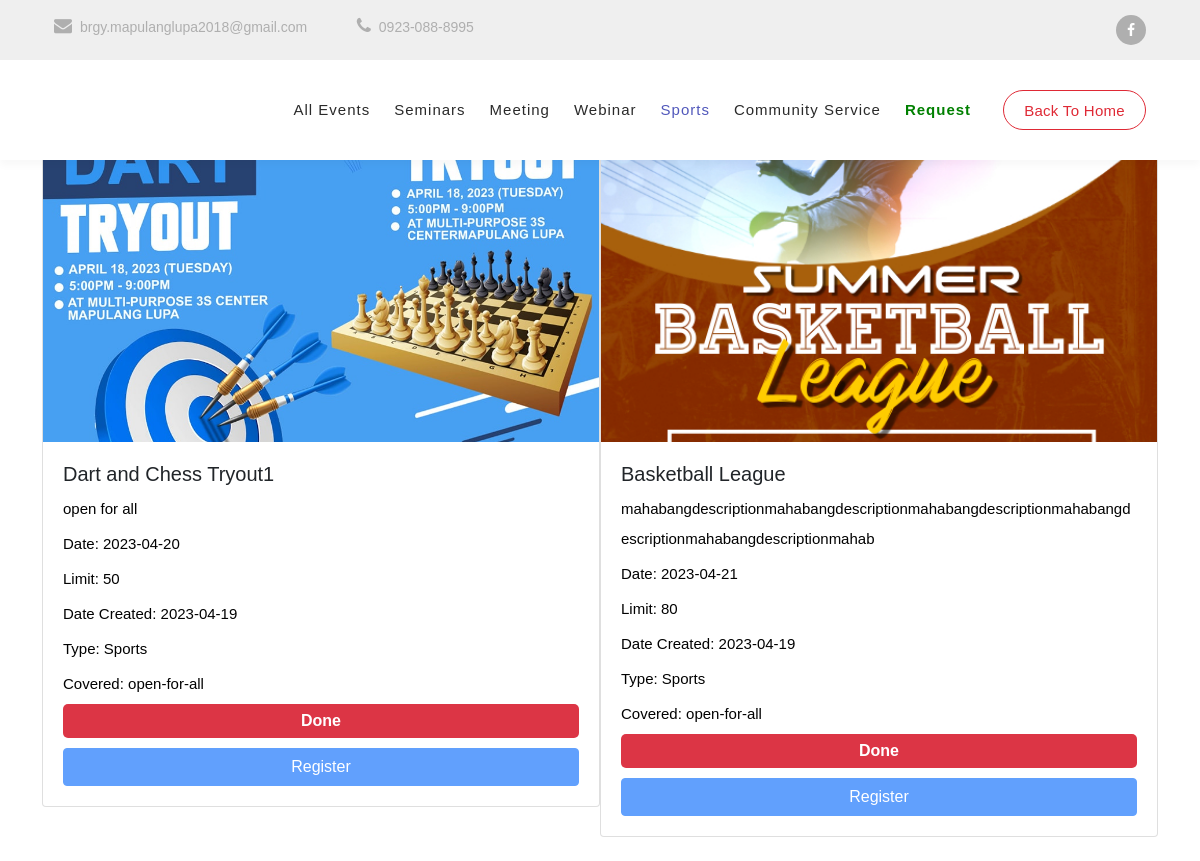
The page /memevent_sports.php on the database its author committed.
### tables this page shows
CREATE TABLE `tbl_event` (
  `event_id` int(11) NOT NULL,
  `event_title` varchar(50) NOT NULL,
  `event_date` date DEFAULT NULL,
  `event_description` varchar(100) DEFAULT NULL,
  `event_poster` blob DEFAULT NULL,
  `event_limit` int(11) DEFAULT NULL,
  `event_DateCreated` date DEFAULT NULL,
  `event_Type` varchar(20) DEFAULT NULL CHECK (`event_Type` in ('Seminars','Meeting','Webinar','Sports','Community Service')),
  `event-covered` enum('residents-only','open-for-all') NOT NULL
);

### memevent_sports.php (the view, shortened to what this page needs)
<?php
    include('db_conn.php');
?>
<!DOCTYPE html>
<html lang="en">
  <head>
    <link href="vendor/bootstrap/css/bootstrap.min.css" rel="stylesheet">
    <link rel="stylesheet" href="assets/css/fontawesome.css">
    <link rel="stylesheet" href="assets/css/templatemo-digimedia-v1.css">
    <link rel="stylesheet" href="assets/css/animated.css">
    <link rel="stylesheet" href="assets/css/owl.css">
  </head>
<body>
  <div class="pre-header">
    <div class="container">
      <div class="row">
        <div class="col-lg-8 col-sm-8 col-7">
          <ul class="info">
            <li><a href="#"><i class="fa fa-envelope"></i>brgy.mapulanglupa2018@gmail.com</a></li>
            <li><a href="#"><i class="fa fa-phone"></i>0923-088-8995</a></li>
          </ul>
        </div>
        <div class="col-lg-4 col-sm-4 col-5">
          <ul class="social-media">
            <li><a href="https://www.facebook.com/bagongmapulanglupa2018"><i class="fa fa-facebook"></i></a></li>
          </ul>
        </div>
      </div>
    </div>
  </div>
  <header class="header-area header-sticky wow slideInDown" data-wow-duration="0.75s" data-wow-delay="0s">
    <div class="container">
      <div class="row">
        <div class="col-12">
          <nav class="main-nav">
            <ul class="nav">
              <li><a href="memberevent.php" >All Events</a></li>
              <li><a href="memevent_seminar.php" >Seminars</a></li>
              <li><a href="memevent_meeting.php" >Meeting</a></li>
              <li><a href="memevent_webinar.php">Webinar</a></li>
              <li><a href="memevent_sports.php"class="active" >Sports</a></li>
              <li><a href="memevent_comservice.php">Community Service</a></li>
              <li><a href="residentrequest.php" style="color: green; font-weight: bold;">Request</a></li>
             <li><div class="border-first-button"><a href="home.php">Back to Home</a></div></li>
            </ul>
          </nav>
        </div>
      </div>
    </div>
  </header>
  <body>
<body>
    <div class="container">
		<h1>Events</h1>
		<div class="row">
			<?php
			$sql = "SELECT * FROM tbl_event WHERE event_Type = 'Sports'";
			$result = mysqli_query($conn, $sql);
			if (mysqli_num_rows($result) > 0) {
				while ($row = mysqli_fetch_assoc($result)) {
					echo '<div class="col-sm-6 mb-4">';
					echo '<div class="card">';
					if (!empty($row['event_poster'])) {
						echo '<a href="' . $row['event_poster'] . '"><img src="' . $row['event_poster'] . '" class="card-img-top"></a>';
					}
					echo '<div class="card-body">';
					echo '<h5 class="card-title">' . $row['event_title'] . '</h5>';
					echo '<p class="card-text">' . $row['event_description'] . '</p>';
					echo '<p class="card-text">Date: ' . $row['event_date'] . '</p>';
					echo '<p class="card-text">Limit: ' . $row['event_limit'] . '</p>';
					echo '<p class="card-text">Date Created: ' . $row['event_DateCreated'] . '</p>';
					echo '<p class="card-text">Type: ' . $row['event_Type'] . '</p>';
					echo '<p class="card-text">Covered: ' . $row['event-covered'] . '</p>';
					if (strtotime($row['event_date']) > time()) {
						echo '<div class="box upcoming-box">Upcoming</div>';
						echo '<a href="register.php?event_id=' . $row['event_id'] . '" class="btn btn-primary">Register</a>';
					} else {
						echo '<div class="box done-box">Done</div>';
						echo '<a class="btn btn-primary disabled">Register</a>';
					}
					echo '</div>';
					echo '</div>';
					echo '</div>';
				}
			} else {
				echo 'No seminars found.';
			}
			?>
		</div>
	</div>
</body>
</html>

### assets/css/templatemo-digimedia-v1.css (style rules this page uses)
html, body, div, span, applet, object, iframe, h1, h2, h3, h4, h5, h6, p, blockquote, div pre, a, abbr, acronym, address, big, cite, code, del, dfn, em, font, img, ins, kbd, q, s, samp, small, strike, strong, sub, sup, tt, var, b, u, i, center, dl, dt, dd, ol, ul, li, figure, header, nav, section, article, aside, footer, figcaption { margin: 0; padding: 0; border: 0; outline: 0; }
ul, li { padding: 0; margin: 0; list-style: none; }
header, nav, section, article, aside, footer, hgroup { display: block; }
* { box-sizing: border-box; }
html, body { font-family: 'Poppins', sans-serif; font-weight: 400; background-color: #fff; -ms-text-size-adjust: 100%; -webkit-font-smoothing: antialiased; -moz-osx-font-smoothing: grayscale; }
a { text-decoration: none !important; }
h1, h2, h3, h4, h5, h6 { margin-top: 0px; margin-bottom: 0px; }
ul { margin-bottom: 0px; }
p { font-size: 15px; line-height: 30px; font-weight: 300; color: #afafaf; }
img { width: 100%; overflow: hidden; }
html, body { background: #fff; font-family: 'Poppins', sans-serif; }
.border-first-button a { display: inline-block !important; padding: 10px 20px !important; color: #DF2935 !important; border: 1px solid #DF2935 !important; border-radius: 23px; font-weight: 500 !important; letter-spacing: 0.3px !important; transition: all .5s; }
.pre-header { background-color: #efefef; height: 60px; padding: 15px 0px; }
.pre-header ul li { display: inline-block; }
.pre-header ul.info li { margin-right: 45px; }
.pre-header ul.info li a { color: #afafaf; font-size: 14px; transition: all .3s; }
.pre-header ul.info li a i { font-size: 18px; margin-right: 8px; }
.pre-header ul.social-media { text-align: right; }
.pre-header ul.social-media li { margin-left: 5px; }
.pre-header ul.social-media li a { background-color: #afafaf; color: #fff; display: inline-block; width: 30px; height: 30px; line-height: 30px; text-align: center; border-radius: 50%; font-size: 14px; transition: all .3s; }
.header-area { background-color: #fff; box-shadow: 0px 5px 8px rgba(0,0,0,0.03); position: absolute; left: 0px; right: 0px; z-index: 100; height: 100px; -webkit-transition: all .5s ease 0s; -moz-transition: all .5s ease 0s; -o-transition: all .5s ease 0s; transition: all .5s ease 0s; }
.header-area .main-nav { min-height: 80px; background: transparent; }
.header-area .main-nav .nav { float: right; margin-top: 30px; margin-right: 0px; background-color: transparent; -webkit-transition: all 0.3s ease 0s; -moz-transition: all 0.3s ease 0s; -o-transition: all 0.3s ease 0s; transition: all 0.3s ease 0s; position: relative; z-index: 999; }
.header-area .main-nav .nav li { padding-left: 20px; padding-right: 20px; }
.header-area .main-nav .nav li:last-child { padding-right: 0px; padding-left: 40px; }
.header-area .main-nav .nav li:last-child a , .background-header .main-nav .nav li:last-child a { padding: 0px 20px !important; font-weight: 400; }
.header-area .main-nav .nav li a { display: block; font-weight: 500; font-size: 15px; color: #2a2a2a; text-transform: capitalize; -webkit-transition: all 0.3s ease 0s; -moz-transition: all 0.3s ease 0s; -o-transition: all 0.3s ease 0s; transition: all 0.3s ease 0s; height: 40px; line-height: 40px; border: transparent; letter-spacing: 1px; }
.header-area .main-nav .nav li:hover a, .header-area .main-nav .nav li a.active { color: #5158BB!important; }
.header-area.header-sticky { min-height: 80px; }
.header-area .nav { margin-top: 30px; }
.header-area.header-sticky .nav li a.active { color: #5158BB; }
@media (max-width: 1200px) { .header-area .main-nav .nav li { padding-left: 12px; padding-right: 12px; } }
@media (max-width: 1200px) { .header-area .main-nav:before { display: none; } }
@media (min-width: 767px) { .header-area .main-nav .nav { display: flex !important; } }
@media (max-width: 1200px) { .header-area .main-nav .nav li:last-child { padding-left: 20px; } }

### memevent_sports.php (style rules this page uses)
body { font-family: 'Montserrat', sans-serif; }
.card-img-top { height: 300px; object-fit: cover; }
.box { padding: 5px; color: #fff; font-weight: bold; border-radius: 5px; text-align: center; margin-bottom: 10px; }
.done-box { background-color: #dc3545; }
.card { margin-bottom: 0; }
.card-body { padding: 20px; display: flex; flex-direction: column; }
.card-text { margin-bottom: 5px; }
.row { margin-right: 0; margin-left: 0; }
.col-sm-6 { padding-right: 0; padding-left: 0; }
p { color: #020202; }

### rows shown on the page
tbl_event: event_poster (picture), event_title "Dart and Chess Tryout1", event_description "open for all", event_date "2023-04-20", event_limit "50", event_DateCreated "2023-04-19", event_Type "Sports", value "open-for-all", shows "Done"
tbl_event: event_poster (picture), event_title "Basketball League", event_description "mahabangdescriptionmahabangdescriptionmahabangdescriptionmahabangdescriptionmahabangdescriptionmahab", event_date "2023-04-21", event_limit "80", event_DateCreated "2023-04-19", event_Type "Sports", value "open-for-all", shows "Done"
